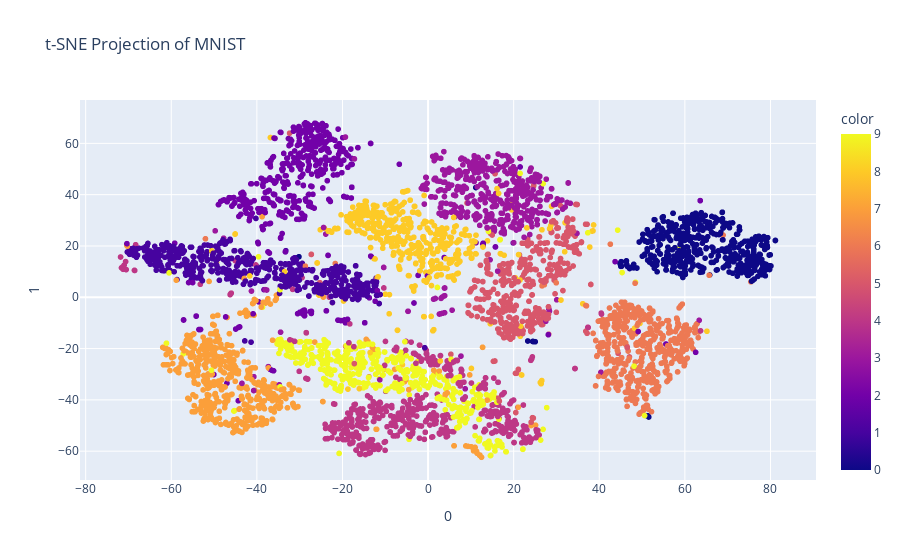

Notebook code for this chart:
### Code cell
from sklearn.manifold import TSNE
tsne = TSNE(n_components=2, random_state=42)
proj_tsne = tsne.fit_transform(data)
fig_tsne = px.scatter(proj_tsne, x=0, y=1, color=mnist.target[:5000].astype(int), title='t-SNE Projection of MNIST')
fig_tsne.show()
print(f"trustworthiness (t-SNE): {trustworthiness(data, proj_tsne):.4f}")
print(f"continuity (t-SNE): {continuity(data, proj_tsne):.4f}")
print(f"normalized_stress (t-SNE): {normalized_stress(data, proj_tsne):.4f}")
print(f"neighborhood_hit (t-SNE): {neighborhood_hit(proj_tsne, mnist.target[:5000].astype(int)):.4f}")

### Figure 1 — Plotly figure (JSON) as saved in the notebook; plotly's stock layout.template omitted (floating-point values rounded to 4 significant figures; data arrays with more than 128 entries replaced by an {"elided": "..."} marker saying what was removed)
{"data": [{"hovertemplate": "0=%{x}<br>1=%{y}<br>color=%{marker.color}<extra></extra>", "legendgroup": "", "marker": {"color": {"elided": "5000 int values"}, "coloraxis": "coloraxis", "symbol": "circle"}, "mode": "markers", "name": "", "showlegend": false, "type": "scattergl", "x": {"elided": "5000 float values"}, "xaxis": "x", "y": {"elided": "5000 float values"}, "yaxis": "y"}], "layout": {"coloraxis": {"colorbar": {"title": {"text": "color"}}, "colorscale": [[0, "#0d0887"], [0.1111, "#46039f"], [0.2222, "#7201a8"], [0.3333, "#9c179e"], [0.4444, "#bd3786"], [0.5556, "#d8576b"], [0.6667, "#ed7953"], [0.7778, "#fb9f3a"], [0.8889, "#fdca26"], [1, "#f0f921"]]}, "legend": {"tracegroupgap": 0}, "title": {"text": "t-SNE Projection of MNIST"}, "xaxis": {"anchor": "y", "domain": [0, 1], "title": {"text": "0"}}, "yaxis": {"anchor": "x", "domain": [0, 1], "title": {"text": "1"}}}}
